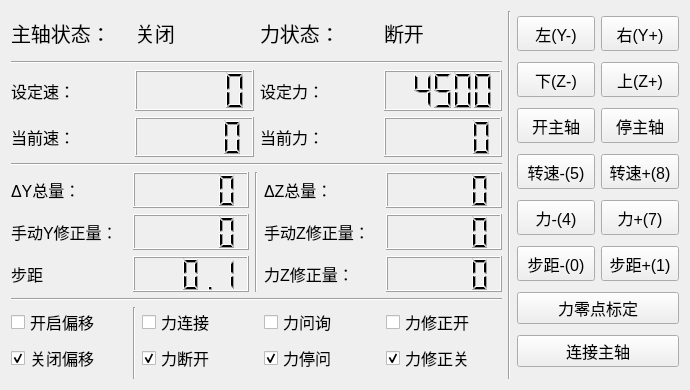
<?xml version="1.0" encoding="UTF-8"?>
<ui version="4.0">
 <class>FSWClass</class>
 <widget class="QWidget" name="FSWClass">
  <property name="geometry">
   <rect>
    <x>0</x>
    <y>0</y>
    <width>690</width>
    <height>390</height>
   </rect>
  </property>
  <property name="sizePolicy">
   <sizepolicy hsizetype="Minimum" vsizetype="Minimum">
    <horstretch>0</horstretch>
    <verstretch>0</verstretch>
   </sizepolicy>
  </property>
  <property name="minimumSize">
   <size>
    <width>690</width>
    <height>390</height>
   </size>
  </property>
  <property name="contextMenuPolicy">
   <enum>Qt::ActionsContextMenu</enum>
  </property>
  <property name="windowTitle">
   <string>FSW</string>
  </property>
  <property name="autoFillBackground">
   <bool>false</bool>
  </property>
  <layout class="QGridLayout" name="gridLayout_7">
   <item row="0" column="0">
    <layout class="QHBoxLayout" name="horizontalLayout" stretch="10,0,2">
     <item>
      <layout class="QVBoxLayout" name="verticalLayout" stretch="2,0,4,0,5,0,2">
       <item>
        <layout class="QGridLayout" name="gridLayout">
         <item row="0" column="2">
          <widget class="QLabel" name="mlabel1">
           <property name="font">
            <font>
             <pointsize>15</pointsize>
            </font>
           </property>
           <property name="text">
            <string>力状态：</string>
           </property>
          </widget>
         </item>
         <item row="0" column="3">
          <widget class="QLabel" name="mlabel_sri_status_connect">
           <property name="font">
            <font>
             <pointsize>15</pointsize>
            </font>
           </property>
           <property name="text">
            <string>断开</string>
           </property>
          </widget>
         </item>
         <item row="0" column="0">
          <widget class="QLabel" name="label_6">
           <property name="font">
            <font>
             <pointsize>15</pointsize>
            </font>
           </property>
           <property name="text">
            <string>主轴状态：</string>
           </property>
          </widget>
         </item>
         <item row="0" column="1">
          <widget class="QLabel" name="mlabel_spindle_status">
           <property name="font">
            <font>
             <pointsize>15</pointsize>
            </font>
           </property>
           <property name="text">
            <string>关闭</string>
           </property>
          </widget>
         </item>
        </layout>
       </item>
       <item>
        <widget class="Line" name="line_3">
         <property name="orientation">
          <enum>Qt::Horizontal</enum>
         </property>
        </widget>
       </item>
       <item>
        <layout class="QGridLayout" name="gridLayout_5">
         <item row="0" column="0">
          <widget class="QLabel" name="label_8">
           <property name="font">
            <font>
             <pointsize>12</pointsize>
            </font>
           </property>
           <property name="text">
            <string>设定速：</string>
           </property>
          </widget>
         </item>
         <item row="0" column="1">
          <widget class="QLCDNumber" name="mlcdnumber_spindle_set">
           <property name="font">
            <font>
             <pointsize>12</pointsize>
            </font>
           </property>
           <property name="value" stdset="0">
            <double>0.000000000000000</double>
           </property>
           <property name="intValue" stdset="0">
            <number>0</number>
           </property>
          </widget>
         </item>
         <item row="1" column="0">
          <widget class="QLabel" name="label_7">
           <property name="font">
            <font>
             <pointsize>12</pointsize>
            </font>
           </property>
           <property name="text">
            <string>当前速：</string>
           </property>
          </widget>
         </item>
         <item row="1" column="1">
          <widget class="QLCDNumber" name="mlcdnumber_spindle_real">
           <property name="font">
            <font>
             <pointsize>12</pointsize>
            </font>
           </property>
           <property name="smallDecimalPoint">
            <bool>false</bool>
           </property>
           <property name="value" stdset="0">
            <double>0.000000000000000</double>
           </property>
          </widget>
         </item>
         <item row="0" column="2">
          <widget class="QLabel" name="label_2">
           <property name="enabled">
            <bool>true</bool>
           </property>
           <property name="font">
            <font>
             <pointsize>12</pointsize>
            </font>
           </property>
           <property name="text">
            <string>设定力：</string>
           </property>
          </widget>
         </item>
         <item row="0" column="3">
          <widget class="QLCDNumber" name="mlcdnumber_sri_fzsetting">
           <property name="enabled">
            <bool>true</bool>
           </property>
           <property name="font">
            <font>
             <pointsize>12</pointsize>
            </font>
           </property>
           <property name="value" stdset="0">
            <double>4500.000000000000000</double>
           </property>
           <property name="intValue" stdset="0">
            <number>4500</number>
           </property>
          </widget>
         </item>
         <item row="1" column="2">
          <widget class="QLabel" name="label_25">
           <property name="font">
            <font>
             <pointsize>12</pointsize>
            </font>
           </property>
           <property name="text">
            <string>当前力：</string>
           </property>
          </widget>
         </item>
         <item row="1" column="3">
          <widget class="QLCDNumber" name="mlcdnumber_sri_Fz">
           <property name="enabled">
            <bool>true</bool>
           </property>
           <property name="minimumSize">
            <size>
             <width>0</width>
             <height>22</height>
            </size>
           </property>
           <property name="font">
            <font>
             <pointsize>12</pointsize>
            </font>
           </property>
          </widget>
         </item>
        </layout>
       </item>
       <item>
        <widget class="Line" name="line_2">
         <property name="orientation">
          <enum>Qt::Horizontal</enum>
         </property>
        </widget>
       </item>
       <item>
        <layout class="QGridLayout" name="gridLayout_4" rowstretch="1,1,1">
         <item row="0" column="0">
          <widget class="QLabel" name="label_18">
           <property name="enabled">
            <bool>true</bool>
           </property>
           <property name="font">
            <font>
             <pointsize>12</pointsize>
            </font>
           </property>
           <property name="text">
            <string>ΔY总量：</string>
           </property>
          </widget>
         </item>
         <item row="0" column="1">
          <widget class="QLCDNumber" name="lcdnumber_rsi_dy">
           <property name="enabled">
            <bool>true</bool>
           </property>
           <property name="minimumSize">
            <size>
             <width>0</width>
             <height>36</height>
            </size>
           </property>
           <property name="maximumSize">
            <size>
             <width>16777215</width>
             <height>36</height>
            </size>
           </property>
           <property name="font">
            <font>
             <pointsize>12</pointsize>
            </font>
           </property>
          </widget>
         </item>
         <item row="0" column="3">
          <widget class="QLabel" name="label_21">
           <property name="font">
            <font>
             <pointsize>12</pointsize>
            </font>
           </property>
           <property name="text">
            <string>ΔZ总量：</string>
           </property>
          </widget>
         </item>
         <item row="0" column="4">
          <widget class="QLCDNumber" name="lcdnumber_rsi_dz">
           <property name="minimumSize">
            <size>
             <width>0</width>
             <height>36</height>
            </size>
           </property>
           <property name="maximumSize">
            <size>
             <width>16777215</width>
             <height>36</height>
            </size>
           </property>
           <property name="font">
            <font>
             <pointsize>12</pointsize>
            </font>
           </property>
          </widget>
         </item>
         <item row="1" column="0">
          <widget class="QLabel" name="label_10">
           <property name="font">
            <font>
             <pointsize>12</pointsize>
            </font>
           </property>
           <property name="text">
            <string>手动Y修正量：</string>
           </property>
          </widget>
         </item>
         <item row="1" column="1">
          <widget class="QLCDNumber" name="mlcdnumber_rsi_man_sum_y">
           <property name="minimumSize">
            <size>
             <width>0</width>
             <height>36</height>
            </size>
           </property>
           <property name="maximumSize">
            <size>
             <width>16777215</width>
             <height>36</height>
            </size>
           </property>
           <property name="font">
            <font>
             <pointsize>12</pointsize>
            </font>
           </property>
          </widget>
         </item>
         <item row="1" column="3">
          <widget class="QLabel" name="label_9">
           <property name="font">
            <font>
             <pointsize>12</pointsize>
            </font>
           </property>
           <property name="text">
            <string>手动Z修正量：</string>
           </property>
          </widget>
         </item>
         <item row="1" column="4">
          <widget class="QLCDNumber" name="mlcdnumber_rsi_man_sum_z">
           <property name="minimumSize">
            <size>
             <width>0</width>
             <height>36</height>
            </size>
           </property>
           <property name="maximumSize">
            <size>
             <width>16777215</width>
             <height>36</height>
            </size>
           </property>
           <property name="font">
            <font>
             <pointsize>12</pointsize>
            </font>
           </property>
           <property name="smallDecimalPoint">
            <bool>false</bool>
           </property>
           <property name="value" stdset="0">
            <double>0.000000000000000</double>
           </property>
          </widget>
         </item>
         <item row="2" column="3">
          <widget class="QLabel" name="label_42">
           <property name="font">
            <font>
             <pointsize>12</pointsize>
            </font>
           </property>
           <property name="text">
            <string>力Z修正量：</string>
           </property>
          </widget>
         </item>
         <item row="2" column="4">
          <widget class="QLCDNumber" name="mlcdnumber_sri_correct_sum_z">
           <property name="enabled">
            <bool>true</bool>
           </property>
           <property name="minimumSize">
            <size>
             <width>0</width>
             <height>24</height>
            </size>
           </property>
           <property name="maximumSize">
            <size>
             <width>16777215</width>
             <height>36</height>
            </size>
           </property>
           <property name="font">
            <font>
             <pointsize>12</pointsize>
            </font>
           </property>
          </widget>
         </item>
         <item row="0" column="2" rowspan="3">
          <widget class="Line" name="line_10">
           <property name="orientation">
            <enum>Qt::Vertical</enum>
           </property>
          </widget>
         </item>
         <item row="2" column="0">
          <widget class="QLabel" name="label_19">
           <property name="font">
            <font>
             <pointsize>12</pointsize>
            </font>
           </property>
           <property name="text">
            <string>步距</string>
           </property>
          </widget>
         </item>
         <item row="2" column="1">
          <widget class="QLCDNumber" name="mlcdnumber_rsi_man_step">
           <property name="minimumSize">
            <size>
             <width>0</width>
             <height>36</height>
            </size>
           </property>
           <property name="maximumSize">
            <size>
             <width>16777215</width>
             <height>36</height>
            </size>
           </property>
           <property name="font">
            <font>
             <pointsize>12</pointsize>
            </font>
           </property>
           <property name="value" stdset="0">
            <double>0.100000000000000</double>
           </property>
          </widget>
         </item>
        </layout>
       </item>
       <item>
        <widget class="Line" name="line_11">
         <property name="orientation">
          <enum>Qt::Horizontal</enum>
         </property>
        </widget>
       </item>
       <item>
        <layout class="QGridLayout" name="gridLayout_6">
         <item row="0" column="2">
          <widget class="QCheckBox" name="mcheckbox_sri_connect">
           <property name="font">
            <font>
             <pointsize>12</pointsize>
            </font>
           </property>
           <property name="text">
            <string>力连接</string>
           </property>
          </widget>
         </item>
         <item row="0" column="4">
          <widget class="QCheckBox" name="mcheckbox_sri_status_on">
           <property name="enabled">
            <bool>true</bool>
           </property>
           <property name="font">
            <font>
             <pointsize>12</pointsize>
            </font>
           </property>
           <property name="text">
            <string>力修正开</string>
           </property>
          </widget>
         </item>
         <item row="1" column="4">
          <widget class="QCheckBox" name="mcheckbox_sri_status_off">
           <property name="enabled">
            <bool>true</bool>
           </property>
           <property name="font">
            <font>
             <pointsize>12</pointsize>
            </font>
           </property>
           <property name="text">
            <string>力修正关</string>
           </property>
           <property name="checked">
            <bool>true</bool>
           </property>
          </widget>
         </item>
         <item row="0" column="3">
          <widget class="QCheckBox" name="mcheckbox_sri_ask">
           <property name="enabled">
            <bool>true</bool>
           </property>
           <property name="font">
            <font>
             <pointsize>12</pointsize>
            </font>
           </property>
           <property name="text">
            <string>力问询</string>
           </property>
          </widget>
         </item>
         <item row="1" column="2">
          <widget class="QCheckBox" name="mcheckbox_sri_disconnect">
           <property name="font">
            <font>
             <pointsize>12</pointsize>
            </font>
           </property>
           <property name="text">
            <string>力断开</string>
           </property>
           <property name="checked">
            <bool>true</bool>
           </property>
          </widget>
         </item>
         <item row="1" column="3">
          <widget class="QCheckBox" name="mcheckbox_sri_stop">
           <property name="enabled">
            <bool>true</bool>
           </property>
           <property name="font">
            <font>
             <pointsize>12</pointsize>
            </font>
           </property>
           <property name="text">
            <string>力停问</string>
           </property>
           <property name="checked">
            <bool>true</bool>
           </property>
          </widget>
         </item>
         <item row="0" column="1" rowspan="3">
          <widget class="Line" name="line_6">
           <property name="orientation">
            <enum>Qt::Vertical</enum>
           </property>
          </widget>
         </item>
         <item row="0" column="0">
          <widget class="QCheckBox" name="checkbox_rsi_on">
           <property name="font">
            <font>
             <pointsize>12</pointsize>
            </font>
           </property>
           <property name="text">
            <string>开启偏移</string>
           </property>
          </widget>
         </item>
         <item row="1" column="0">
          <widget class="QCheckBox" name="checkbox_rsi_off">
           <property name="font">
            <font>
             <pointsize>12</pointsize>
            </font>
           </property>
           <property name="text">
            <string>关闭偏移</string>
           </property>
           <property name="checked">
            <bool>true</bool>
           </property>
          </widget>
         </item>
        </layout>
       </item>
      </layout>
     </item>
     <item>
      <widget class="Line" name="line">
       <property name="orientation">
        <enum>Qt::Vertical</enum>
       </property>
      </widget>
     </item>
     <item>
      <layout class="QGridLayout" name="gridLayout_2">
       <item row="0" column="1">
        <widget class="QPushButton" name="mpushbutton_rsi_man_y_down">
         <property name="enabled">
          <bool>true</bool>
         </property>
         <property name="minimumSize">
          <size>
           <width>78</width>
           <height>35</height>
          </size>
         </property>
         <property name="maximumSize">
          <size>
           <width>85</width>
           <height>16777215</height>
          </size>
         </property>
         <property name="font">
          <font>
           <pointsize>12</pointsize>
          </font>
         </property>
         <property name="text">
          <string>左(Y-)</string>
         </property>
        </widget>
       </item>
       <item row="0" column="2">
        <widget class="QPushButton" name="mpushbutton_rsi_man_y_up">
         <property name="enabled">
          <bool>true</bool>
         </property>
         <property name="minimumSize">
          <size>
           <width>78</width>
           <height>35</height>
          </size>
         </property>
         <property name="maximumSize">
          <size>
           <width>85</width>
           <height>16777215</height>
          </size>
         </property>
         <property name="font">
          <font>
           <pointsize>12</pointsize>
          </font>
         </property>
         <property name="text">
          <string>右(Y+)</string>
         </property>
        </widget>
       </item>
       <item row="6" column="1" colspan="2">
        <widget class="QPushButton" name="mpushbutton_sri_zero">
         <property name="minimumSize">
          <size>
           <width>78</width>
           <height>30</height>
          </size>
         </property>
         <property name="font">
          <font>
           <pointsize>12</pointsize>
          </font>
         </property>
         <property name="text">
          <string>力零点标定</string>
         </property>
        </widget>
       </item>
       <item row="1" column="1">
        <widget class="QPushButton" name="mpushbutton_rsi_man_z_up">
         <property name="enabled">
          <bool>true</bool>
         </property>
         <property name="minimumSize">
          <size>
           <width>78</width>
           <height>35</height>
          </size>
         </property>
         <property name="maximumSize">
          <size>
           <width>85</width>
           <height>16777215</height>
          </size>
         </property>
         <property name="font">
          <font>
           <pointsize>12</pointsize>
          </font>
         </property>
         <property name="text">
          <string>下(Z-)</string>
         </property>
        </widget>
       </item>
       <item row="1" column="2">
        <widget class="QPushButton" name="mpushbutton_rsi_man_z_down">
         <property name="enabled">
          <bool>true</bool>
         </property>
         <property name="minimumSize">
          <size>
           <width>78</width>
           <height>35</height>
          </size>
         </property>
         <property name="maximumSize">
          <size>
           <width>85</width>
           <height>16777215</height>
          </size>
         </property>
         <property name="font">
          <font>
           <pointsize>12</pointsize>
          </font>
         </property>
         <property name="text">
          <string>上(Z+)</string>
         </property>
        </widget>
       </item>
       <item row="2" column="1">
        <widget class="QPushButton" name="mpushbutton_spindle_on">
         <property name="enabled">
          <bool>true</bool>
         </property>
         <property name="minimumSize">
          <size>
           <width>78</width>
           <height>35</height>
          </size>
         </property>
         <property name="maximumSize">
          <size>
           <width>85</width>
           <height>16777215</height>
          </size>
         </property>
         <property name="font">
          <font>
           <pointsize>12</pointsize>
          </font>
         </property>
         <property name="text">
          <string>开主轴</string>
         </property>
        </widget>
       </item>
       <item row="2" column="2">
        <widget class="QPushButton" name="mpushbutton_spindle_off">
         <property name="enabled">
          <bool>true</bool>
         </property>
         <property name="minimumSize">
          <size>
           <width>78</width>
           <height>35</height>
          </size>
         </property>
         <property name="maximumSize">
          <size>
           <width>85</width>
           <height>16777215</height>
          </size>
         </property>
         <property name="font">
          <font>
           <pointsize>12</pointsize>
          </font>
         </property>
         <property name="text">
          <string>停主轴</string>
         </property>
        </widget>
       </item>
       <item row="3" column="1">
        <widget class="QPushButton" name="mpushbutton_spindle_speed_down100">
         <property name="minimumSize">
          <size>
           <width>78</width>
           <height>35</height>
          </size>
         </property>
         <property name="maximumSize">
          <size>
           <width>85</width>
           <height>16777215</height>
          </size>
         </property>
         <property name="font">
          <font>
           <pointsize>12</pointsize>
          </font>
         </property>
         <property name="text">
          <string>转速-(5)</string>
         </property>
        </widget>
       </item>
       <item row="3" column="2">
        <widget class="QPushButton" name="mpushbutton_spindle_speed_up100">
         <property name="minimumSize">
          <size>
           <width>78</width>
           <height>35</height>
          </size>
         </property>
         <property name="maximumSize">
          <size>
           <width>85</width>
           <height>16777215</height>
          </size>
         </property>
         <property name="font">
          <font>
           <pointsize>12</pointsize>
          </font>
         </property>
         <property name="text">
          <string>转速+(8)</string>
         </property>
        </widget>
       </item>
       <item row="5" column="1">
        <widget class="QPushButton" name="mpushbutton_rsi_man_step_down">
         <property name="minimumSize">
          <size>
           <width>78</width>
           <height>35</height>
          </size>
         </property>
         <property name="maximumSize">
          <size>
           <width>85</width>
           <height>16777215</height>
          </size>
         </property>
         <property name="font">
          <font>
           <pointsize>12</pointsize>
          </font>
         </property>
         <property name="text">
          <string>步距-(0)</string>
         </property>
        </widget>
       </item>
       <item row="5" column="2">
        <widget class="QPushButton" name="mpushbutton_rsi_man_step_up">
         <property name="minimumSize">
          <size>
           <width>78</width>
           <height>35</height>
          </size>
         </property>
         <property name="maximumSize">
          <size>
           <width>85</width>
           <height>16777215</height>
          </size>
         </property>
         <property name="font">
          <font>
           <pointsize>12</pointsize>
          </font>
         </property>
         <property name="text">
          <string>步距+(1)</string>
         </property>
        </widget>
       </item>
       <item row="4" column="1">
        <widget class="QPushButton" name="mpushbutton_sri_fzsetting_down">
         <property name="enabled">
          <bool>true</bool>
         </property>
         <property name="minimumSize">
          <size>
           <width>78</width>
           <height>35</height>
          </size>
         </property>
         <property name="maximumSize">
          <size>
           <width>85</width>
           <height>16777215</height>
          </size>
         </property>
         <property name="font">
          <font>
           <pointsize>12</pointsize>
          </font>
         </property>
         <property name="text">
          <string>力-(4)</string>
         </property>
        </widget>
       </item>
       <item row="4" column="2">
        <widget class="QPushButton" name="mpushbutton_sri_fzsetting_up">
         <property name="enabled">
          <bool>true</bool>
         </property>
         <property name="minimumSize">
          <size>
           <width>78</width>
           <height>35</height>
          </size>
         </property>
         <property name="maximumSize">
          <size>
           <width>85</width>
           <height>16777215</height>
          </size>
         </property>
         <property name="font">
          <font>
           <pointsize>12</pointsize>
          </font>
         </property>
         <property name="text">
          <string>力+(7)</string>
         </property>
        </widget>
       </item>
       <item row="7" column="1" colspan="2">
        <widget class="QPushButton" name="pbSpindleConnect">
         <property name="minimumSize">
          <size>
           <width>0</width>
           <height>30</height>
          </size>
         </property>
         <property name="font">
          <font>
           <pointsize>12</pointsize>
          </font>
         </property>
         <property name="text">
          <string>连接主轴</string>
         </property>
        </widget>
       </item>
      </layout>
     </item>
    </layout>
   </item>
  </layout>
 </widget>
 <layoutdefault spacing="6" margin="11"/>
 <resources/>
 <connections/>
 <slots>
  <slot>onbuton()</slot>
 </slots>
</ui>
